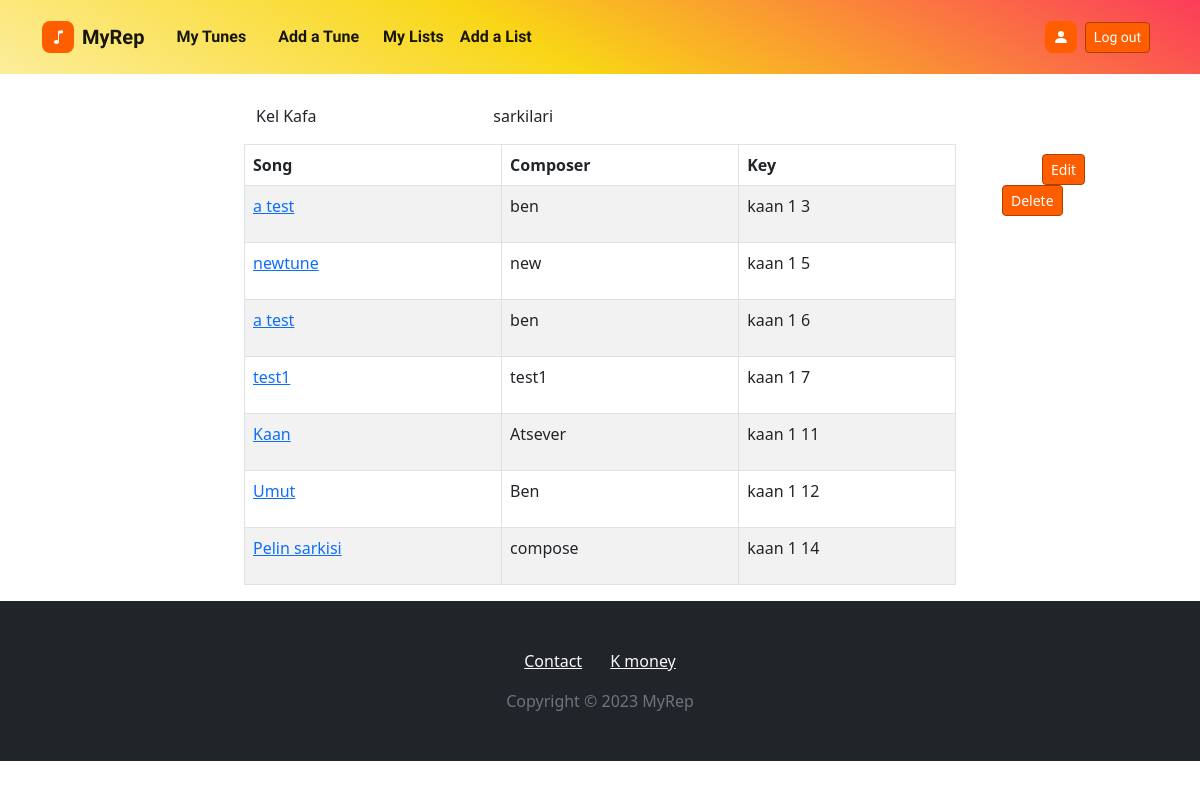
The page /tunes/list/7/7/ (signed in) on the database its author committed.
### tunes/models.py (models this page shows, shortened)
class UserTuneList(models.Model):
    user = models.ForeignKey(settings.AUTH_USER_MODEL, on_delete=models.CASCADE, null=True)
    name = models.CharField(max_length=200, null=True, blank=True)
    description = models.CharField(max_length=200, null=True, blank=True)
    tunes = models.ManyToManyField(UserTune)
    created = models.DateField(auto_now_add=True)
    updated = models.DateField(auto_now=True)
    public = models.BooleanField(default=False)
    objects = UserTuneListManager()
    class Meta:
        ordering = ["updated"]

class UserTune(models.Model):
    user = models.ForeignKey(settings.AUTH_USER_MODEL, on_delete=models.CASCADE)
    tune = models.ForeignKey(Tune, on_delete=models.CASCADE)
    notes = models.TextField(max_length=400,null=True,blank=True)
    lyrics = models.TextField(max_length=10000, null=True, blank=True)
    playonpiano = models.BooleanField(default=False)
    playonjamsession = models.BooleanField(default=False)
    playonstage = models.BooleanField(default=False)
    havesheet = models.BooleanField(default=False)
    sheet = models.FileField(upload_to= tunes_user_directory_path , blank=True, null=True, validators=[validate_file_extension, validate_file_size])
    updated = models.DateField(auto_now=True)
    created = models.DateField(auto_now_add=True)
    public = models.BooleanField(default=False)
    objects = UserTuneManager()

class Tune(models.Model):
    KEY_CHOICHES = (
        ('C maj','C maj'), ('G maj','G maj'), ('D maj','D maj'), ('A maj','A maj'), ('E maj','E maj'), ('F maj','F maj'),
        ('B maj','B maj'), ('Cb maj','Cb maj'), ('Gb maj','Gb maj'), ('F# maj','F# maj'), ('Db maj','Db maj'),
        ('C# maj','C# maj'), ('Ab maj','Ab maj'), ('Eb maj','Eb maj'), ('Bb maj','Bb maj')
    )
    name = models.CharField(max_length=100)
    composer = models.CharField(max_length=100, null=True, blank=True)
    key = models.CharField(max_length=15, null=True, blank=True, choices=KEY_CHOICHES)
    genre = models.CharField(max_length=100, null=True, blank=True)

### accounts/models.py (models this page shows, shortened)
class User(AbstractBaseUser):
    username = models.CharField(max_length=50, unique=True)
    email = models.EmailField(max_length=200, unique=True)
    active = models.BooleanField(default=True)
    staff = models.BooleanField(default=False)
    superuser = models.BooleanField(default=False)
    updated = models.DateField(auto_now=True)
    created = models.DateField(auto_now_add=True)
    USERNAME_FIELD = 'username'
    REQUIRED_FIELDS = ['email']
    objects = UserManager()
    def __str__(self):
        return self.username
    @property
    def is_active(self):
        return self.active

### tunes/views.py (the view)
# urls.py: path('tunes/list/<int:pk>/<int:id>/', usertune_lists_detail_view, name='usertune-lists-detail-view'),
@login_required
def usertune_lists_detail_view(request, pk, id):
    list = UserTuneList.objects.get(id=id)
    context = {
        'list' : list
    }
    return render(request, 'pages/usertune_lists_detail.html', context)

### templates/pages/usertune_lists_detail.html (shortened to what this page needs)
{% extends "main/main.html" %}
{% load static %}
{% block content %}
<head>
</head>
<body>
    <div class="container" id='search-results'><table id="example" class="table table-striped table-bordered" cellspacing="0" width="100%">
        <thead>
            <tr>
                <th>Song</th>
                <th>Composer</th>
                <th>Key</th>
            </tr>
        </thead>
        <div>
            <tbody>
                <div class="container">
                    <div class="row">
                        <div class="col-md-4">
                            <p>{{list.name|title}}</p>
                        </div>
                        <div class="col-md-4">
                            <p>{{list.description}}</p>
                        </div>
                        <div class="col-md-4">
                        </div>
                    </div>
                </div>
                {% for item in list.tunes.all %}
                    <tr>
                        <td><a href={% url 'tunes-detail-view' item.user.id item.id %}> <p>{{item.tune.name}}</a></p></td>
                        <td><p>{{item.tune.composer}}</p></td>
                        <td><p> {{item.user}} {{item.user.id}} {{item.id}}</p></td>
                    </tr>
                {% endfor %}
            </tbody>
    </table></div>
{% endblock content %}
{% block right-content %}
{% if list.user == request.user %}
<a class="btn btn-primary btn-sm" href={% url 'list-update-view' request.user.id list.id %} role="button" style="margin-right: 3px;margin-left: 50px;">Edit</a>
<a class="btn btn-primary btn-sm" href={% url 'delete-objects-view' 'list' list.id %} role="button" style="margin-right: 3px;margin-left: 10px;">Delete</a>
{% endif %}
{% endblock right-content %}

### rows shown on the page
UserTuneList: name "Kel Kafa", description "sarkilari"
UserTune: tune.name "a test", tune.composer "ben", user "kaan", user.id "1", id "3"
UserTune: tune.name "newtune", tune.composer "new", user "kaan", user.id "1", id "5"
UserTune: tune.name "a test", tune.composer "ben", user "kaan", user.id "1", id "6"
UserTune: tune.name "test1", tune.composer "test1", user "kaan", user.id "1", id "7"
UserTune: tune.name "Kaan", tune.composer "Atsever", user "kaan", user.id "1", id "11"
UserTune: tune.name "Umut", tune.composer "Ben", user "kaan", user.id "1", id "12"
UserTune: tune.name "Pelin sarkisi", tune.composer "compose", user "kaan", user.id "1", id "14"
